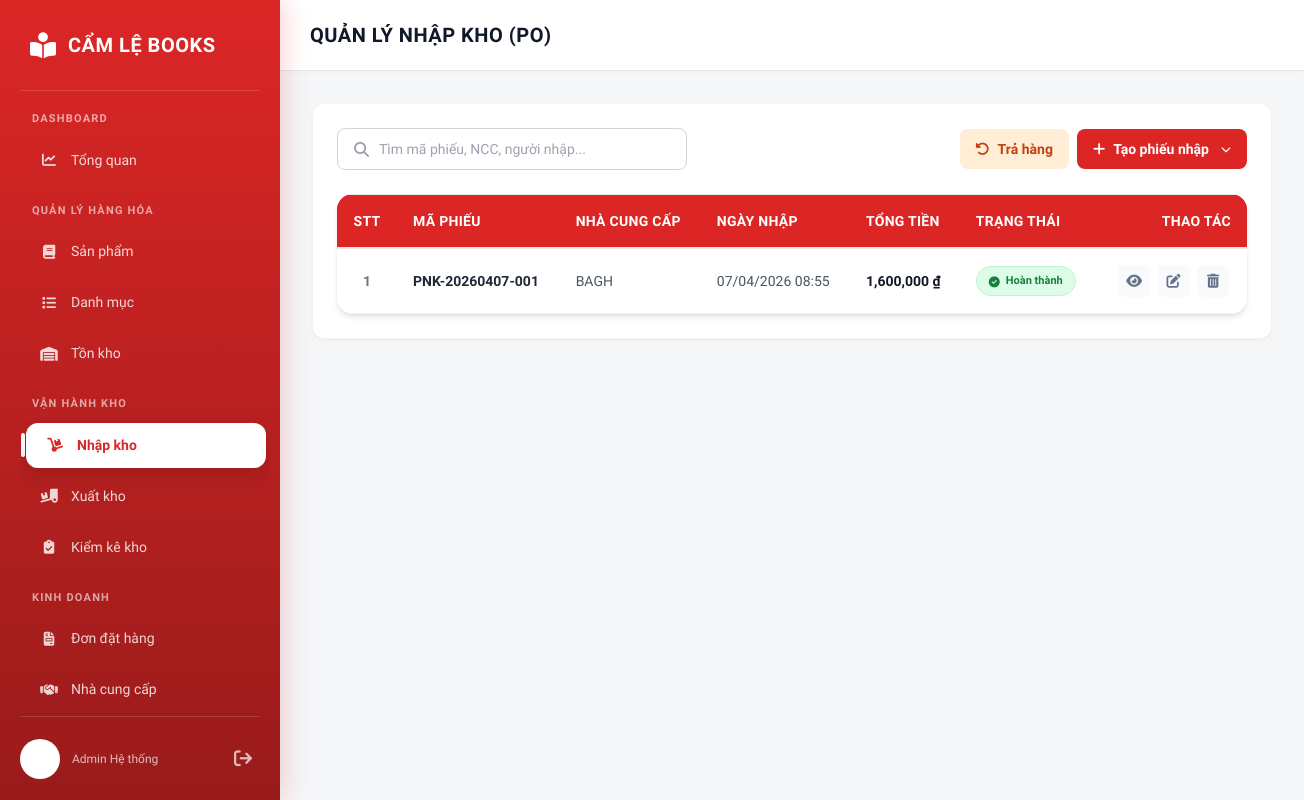
The page /nhapkho/ on the database its author committed.
### inventory/models.py (models this page shows, shortened)
class NhapKho(models.Model):
    maPhieuNhap = models.CharField(max_length=50, primary_key=True)
    nhaCungCap = models.ForeignKey(NhaCungCap, on_delete=models.CASCADE)
    ngayNhap = models.DateTimeField()
    trangthaiNhap = models.IntegerField()
    ghichu = models.TextField(null=True, blank=True)
    donDatHang = models.ForeignKey(DonDatHang, on_delete=models.SET_NULL, null=True)
    tongtienNhap = models.DecimalField(max_digits=15, decimal_places=2)

class NhaCungCap(models.Model):
    maNCC = models.CharField(max_length=50, primary_key=True)
    tenNCC = models.CharField(max_length=255)
    soDienThoai = models.CharField(max_length=15)
    email = models.EmailField()
    diaChi = models.TextField()

### inventory/views/stock_views.py (the view, shortened to what this page needs)
# urls.py: path("nhapkho/", nhapkho, name="nhapkho"),
def nhapkho(request):
    inbound_records = NhapKho.objects.select_related('nhaCungCap').prefetch_related('phieunhap_ct_set__sanPham').order_by('-ngayNhap')
    suppliers = NhaCungCap.objects.all()
    products = SanPham.objects.select_related('danhMuc').all()
    pos = DonDatHang.objects.filter(trangThai=2).select_related('nhaCungCap').prefetch_related('dondathang_ct_set__sanPham')
    po_list = []
    return_records = TraHangNCC.objects.select_related('nhaCungCap', 'phieuNhap').all().order_by('-ngayTra')
    return render(request, 'inventory/inventory/stock_in_list.html', {
        'inbound_records': inbound_records,
        'return_records': return_records,
        'suppliers': suppliers,
        'products': products,
        'purchase_orders_json': json.dumps(po_list)
    })

### inventory/templates/inventory/inventory/stock_in_list.html (shortened to what this page needs)
{% load static %}
{% load humanize %}
<!DOCTYPE html>
<html lang="vi">
<head>
    <script src="https://cdn.tailwindcss.com"></script>
    <link rel="stylesheet" href="https://cdnjs.cloudflare.com/ajax/libs/font-awesome/6.4.0/css/all.min.css">
    <link rel="stylesheet" href="{% static 'css/0.0.style.css' %}">
</head>
<body>
  <nav class="sidebar" id="sidebar-container">
    {% include 'partials/sidebar.html' %}
  </nav>
  <main class="main-content">
        <div class="content-header">
            <h1>QUẢN LÝ NHẬP KHO (PO)</h1>
        </div>
        <div class="content-body p-8">
            <div id="importListView" class="view-section active">
                <div class="bg-white rounded-xl shadow-sm border border-gray-100 p-6">
                    <div class="flex flex-nowrap gap-3 items-center justify-between mb-6">
                        <div class="frm-search-box"><i class="fas fa-search"></i><input type="text" id="importSearchInput" placeholder="Tìm mã phiếu, NCC, người nhập..."></div>
                        <div class="flex gap-2">
                            <button onclick="switchView('returnListView')" class="bg-orange-100 hover:bg-orange-200 text-orange-700 px-4 py-2.5 rounded-lg text-sm font-semibold transition-colors flex items-center gap-2">
                                <i class="fa-solid fa-rotate-left"></i> Trả hàng
                            </button>
                            <div class="relative" id="createImportDropdownWrapper">
                                <button onclick="toggleCreateImportDropdown()" class="bg-primary hover:bg-red-700 text-white px-4 py-2.5 rounded-lg text-sm font-semibold transition-colors flex items-center gap-2">
                                    <i class="fa-solid fa-plus"></i> Tạo phiếu nhập <i class="fa-solid fa-chevron-down ml-1 text-[10px]"></i>
                                </button>
                            </div>
                        </div>
                    </div>
                    <div class="table-wrapper">
                        <table class="w-full text-left border-collapse min-w-[900px]">
                            <thead>
                                <tr class="bg-gray-50 border-y border-gray-200">
                                    <th width="60" class="py-4 px-4 font-bold text-sm text-primary uppercase text-center">STT</th>
                                    <th class="py-4 px-4 font-bold text-sm text-primary uppercase">Mã phiếu</th>
                                    <th class="py-4 px-4 font-bold text-sm text-primary uppercase">Nhà cung cấp</th>
                                    <th class="py-4 px-4 font-bold text-sm text-primary uppercase">Ngày nhập</th>
                                    <th class="py-4 px-4 font-bold text-sm text-primary uppercase">Tổng tiền</th>
                                    <th class="py-4 px-4 font-bold text-sm text-primary uppercase">Trạng thái</th>
                                    <th class="py-4 px-4 font-bold text-sm text-primary uppercase text-right">Thao tác</th>
                                </tr>
                            </thead>
                            <tbody id="importTableBody">
                                {% for record in inbound_records %}
                                <tr class="border-b border-gray-100 hover:bg-gray-50/50 transition-colors">
                                    <td class="py-4 px-4 text-gray-500 text-center font-bold">{{ forloop.counter }}</td>
                                    <td class="py-4 px-4 font-semibold text-gray-800">{{ record.maPhieuNhap }}</td>
                                    <td class="py-4 px-4 text-gray-600">{{ record.nhaCungCap.tenNCC }}</td>
                                    <td class="py-4 px-4 text-gray-600">{{ record.ngayNhap|date:"d/m/Y H:i" }}</td>
                                    <td class="py-4 px-4 font-bold text-gray-900">{{ record.tongtienNhap|floatformat:0|intcomma }} ₫</td>
                                    <td class="py-4 px-4">
                                        {% if record.trangthaiNhap == 1 %}
                                        <span class="inline-flex items-center gap-1.5 px-3 py-1.5 rounded-full text-[11px] font-bold bg-green-100 text-green-700 border border-green-200">
                                            <i class="fa-solid fa-circle-check"></i> Hoàn thành
                                        </span>
                                        {% elif record.trangthaiNhap == 0 %}
                                        <span class="inline-flex items-center gap-1.5 px-3 py-1.5 rounded-full text-[11px] font-bold bg-yellow-100 text-yellow-700 border border-yellow-200">
                                            <i class="fa-solid fa-clock"></i> Đang xử lý
                                        </span>
                                        {% else %}
                                        <span class="inline-flex items-center gap-1.5 px-3 py-1.5 rounded-full text-[11px] font-bold bg-red-100 text-red-700 border border-red-200">
                                            <i class="fa-solid fa-times"></i> Hủy
                                        </span>
                                        {% endif %}
                                    </td>
                                    <td class="py-4 px-4 text-right">
                                        <div class="action-icons">
                                            <i class="fa-solid fa-eye" onclick="openImportDetail('{{ record.maPhieuNhap }}')" title="Xem chi tiết"></i>
                                            <i class="fa-solid fa-edit" onclick="openEditImport('{{ record.maPhieuNhap }}')" title="Chỉnh sửa"></i>
                                            <i class="fa-solid fa-trash-can" onclick="deleteImport('{{ record.maPhieuNhap }}')" title="Xóa"></i>
                                        </div>
                                    </td>
                                </tr>
                                {% empty %}
                                <tr><td colspan="7" class="text-center py-10">Không có phiếu nhập kho nào</td></tr>
                                {% endfor %}
                            </tbody>
                        </table>
                    </div>
                </div>
            </div>
        </div>
  </main>
</body>
</html>

### static/css/0.0.style.css (style rules this page uses)
:root { --primary-main: #dc2626; --primary-dark: #b91c1c; --sidebar-bg: linear-gradient(180deg, #dc2626 0%, #991b1b 100%); --primary-soft: rgba(255, 255, 255, 0.15); --text-white: #ffffff; --bg-body: #f3f4f6; --card-bg: #ffffff; --radius: 10px; --shadow-card: 0 4px 6px -1px rgba(0, 0, 0, 0.1), 0 2px 4px -1px rgba(0, 0, 0, 0.06); --sidebar-width: 280px; }
* { margin: 0; padding: 0; box-sizing: border-box; font-family: 'Plus Jakarta Sans', sans-serif; }
body { background-color: var(--bg-body); display: flex; min-height: 100vh; color: #1f2937; }
.sidebar { width: var(--sidebar-width); background: var(--sidebar-bg); color: white; padding: 20px; display: flex; flex-direction: column; position: fixed; height: 100vh; z-index: 100; box-shadow: 4px 0 24px rgba(220, 38, 38, 0.2); }
.main-content { margin-left: var(--sidebar-width); flex-grow: 1; display: flex; flex-direction: column; }
.content-header { background: white; padding: 20px 30px; border-bottom: 1px solid #e5e7eb; box-shadow: 0 2px 4px rgba(0,0,0,0.02); display: flex; align-items: center; position: sticky; top: 0; z-index: 90; }
.content-header h1 { font-size: 1.25rem; font-weight: 800; color: #111827; margin: 0; text-transform: uppercase; letter-spacing: 0.5px; }
.content-body { padding: 30px; }
.table-wrapper { background: white; border-radius: 16px; padding: 0; box-shadow: var(--shadow-card); }
table { width: 100%; border-collapse: collapse; }
th { text-align: left; padding: 16px; background: #f9fafb; color: #4b5563; font-weight: 600; font-size: 13px; text-transform: uppercase; border-bottom: 2px solid #e5e7eb; }
td { padding: 16px; border-bottom: 1px solid #f3f4f6; color: #374151; font-size: 14px; }
tr:last-child td { border-bottom: none; }
.table-wrapper { overflow-x: auto; }
.main-content table thead, .content-body table thead { background: var(--primary-main) !important; }
.main-content table thead tr, .content-body table thead tr { background: var(--primary-main) !important; border-bottom: 1px solid #b91c1c !important; }
.main-content table thead th, .content-body table thead th { background: transparent !important; color: #ffffff !important; font-weight: 700 !important; text-transform: uppercase; letter-spacing: 0.02em; }
.bg-white { background-color: #fff !important; }
.text-center { text-align: center !important; }
.frm-search-box { display: inline-flex; align-items: center; background: #fff; border: 1px solid #d1d5db; border-radius: 8px; padding: 0 16px; height: 42px; width: 100%; min-width: 220px; max-width: 350px; transition: border-color 0.2s; position: relative; }
.frm-search-box i { color: #9ca3af; font-size: 15px; margin-right: 10px; }
.frm-search-box input { border: none; outline: none; background: transparent; width: 100%; color: #374151; font-size: 14px; padding: 0; box-shadow: none; }
.frm-search-box input::placeholder { color: #9ca3af; font-weight: normal; }

### inventory/templates/inventory/inventory/stock_in_list.html (style rules this page uses)
.main-content { background-color: #F4F6F8; min-height: 100vh; }
.table-wrapper { overflow-x: auto; }
.action-icons i { width: 32px; height: 32px; border-radius: 6px; display: inline-flex; align-items: center; justify-content: center; cursor: pointer; transition: 0.2s; background: #f8fafc; color: #64748b; margin: 0 2px; }
.view-section { display: none; }
.view-section.active { display: block; }

### rows shown on the page
NhapKho: maPhieuNhap "PNK-20260407-001", nhaCungCap.tenNCC "BAGH", ngayNhap "07/04/2026 08:55", tongtienNhap "1,600,000", trangthaiNhap 1 (drawn)
